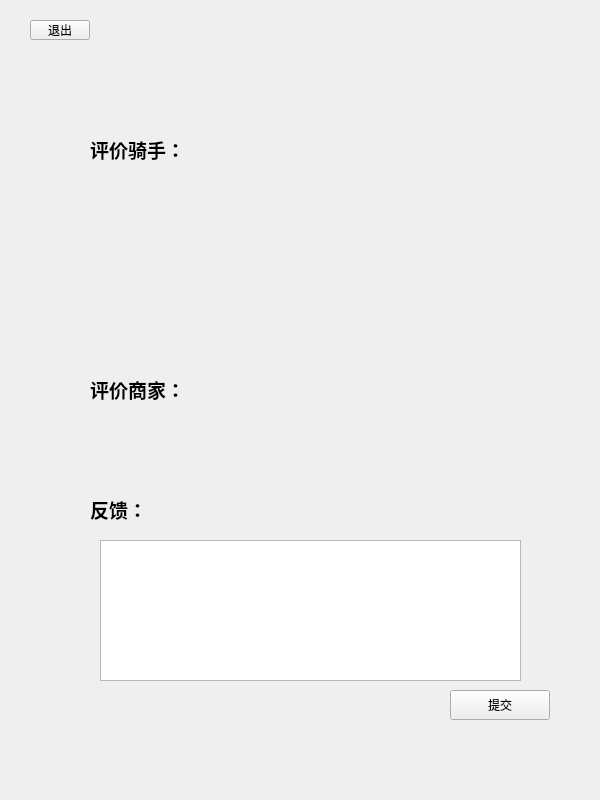
<?xml version="1.0" encoding="UTF-8"?>
<ui version="4.0">
 <class>Con_reviews</class>
 <widget class="QWidget" name="Con_reviews">
  <property name="geometry">
   <rect>
    <x>0</x>
    <y>0</y>
    <width>600</width>
    <height>800</height>
   </rect>
  </property>
  <property name="minimumSize">
   <size>
    <width>600</width>
    <height>800</height>
   </size>
  </property>
  <property name="maximumSize">
   <size>
    <width>600</width>
    <height>800</height>
   </size>
  </property>
  <property name="windowTitle">
   <string>Form</string>
  </property>
  <widget class="QPushButton" name="pushButton_2">
   <property name="geometry">
    <rect>
     <x>30</x>
     <y>20</y>
     <width>60</width>
     <height>20</height>
    </rect>
   </property>
   <property name="minimumSize">
    <size>
     <width>60</width>
     <height>20</height>
    </size>
   </property>
   <property name="maximumSize">
    <size>
     <width>60</width>
     <height>20</height>
    </size>
   </property>
   <property name="text">
    <string>退出</string>
   </property>
  </widget>
  <widget class="QLabel" name="label_5">
   <property name="geometry">
    <rect>
     <x>90</x>
     <y>120</y>
     <width>200</width>
     <height>60</height>
    </rect>
   </property>
   <property name="minimumSize">
    <size>
     <width>200</width>
     <height>60</height>
    </size>
   </property>
   <property name="text">
    <string>&lt;html&gt;&lt;head/&gt;&lt;body&gt;&lt;p&gt;&lt;span style=&quot; font-size:14pt; font-weight:700;&quot;&gt;评价骑手：&lt;/span&gt;&lt;/p&gt;&lt;/body&gt;&lt;/html&gt;</string>
   </property>
  </widget>
  <widget class="QLabel" name="label_6">
   <property name="geometry">
    <rect>
     <x>90</x>
     <y>360</y>
     <width>200</width>
     <height>60</height>
    </rect>
   </property>
   <property name="minimumSize">
    <size>
     <width>200</width>
     <height>60</height>
    </size>
   </property>
   <property name="text">
    <string>&lt;html&gt;&lt;head/&gt;&lt;body&gt;&lt;p&gt;&lt;span style=&quot; font-size:14pt; font-weight:700;&quot;&gt;评价商家：&lt;/span&gt;&lt;/p&gt;&lt;/body&gt;&lt;/html&gt;</string>
   </property>
  </widget>
  <widget class="QPushButton" name="pushButton_8">
   <property name="geometry">
    <rect>
     <x>450</x>
     <y>690</y>
     <width>100</width>
     <height>30</height>
    </rect>
   </property>
   <property name="minimumSize">
    <size>
     <width>100</width>
     <height>30</height>
    </size>
   </property>
   <property name="maximumSize">
    <size>
     <width>100</width>
     <height>30</height>
    </size>
   </property>
   <property name="text">
    <string>提交</string>
   </property>
  </widget>
  <widget class="QTextEdit" name="textEdit">
   <property name="geometry">
    <rect>
     <x>100</x>
     <y>540</y>
     <width>421</width>
     <height>141</height>
    </rect>
   </property>
  </widget>
  <widget class="QLabel" name="label_7">
   <property name="geometry">
    <rect>
     <x>90</x>
     <y>480</y>
     <width>200</width>
     <height>60</height>
    </rect>
   </property>
   <property name="minimumSize">
    <size>
     <width>200</width>
     <height>60</height>
    </size>
   </property>
   <property name="text">
    <string>&lt;html&gt;&lt;head/&gt;&lt;body&gt;&lt;p&gt;&lt;span style=&quot; font-size:14pt; font-weight:700;&quot;&gt;反馈：&lt;/span&gt;&lt;/p&gt;&lt;/body&gt;&lt;/html&gt;</string>
   </property>
  </widget>
 </widget>
 <resources/>
 <connections/>
</ui>
